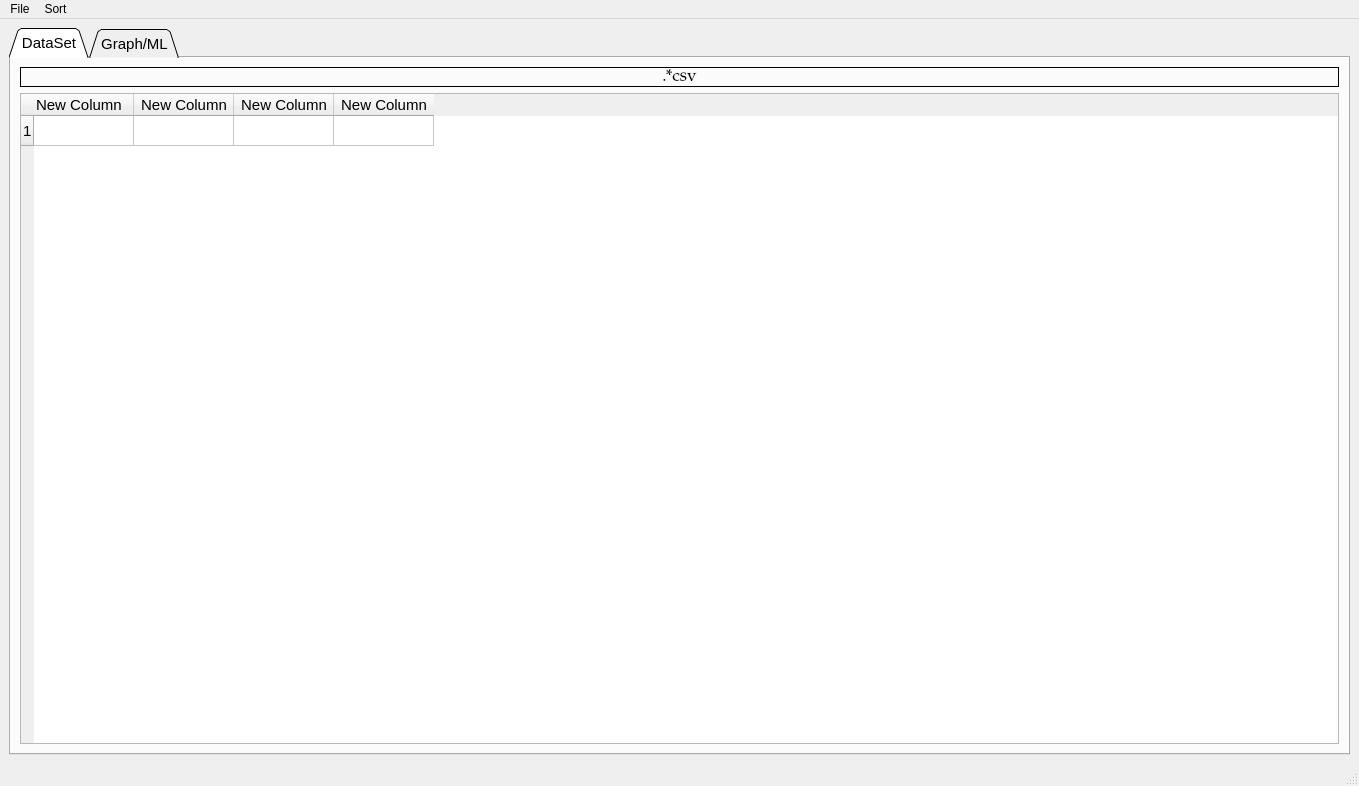
<?xml version="1.0" encoding="UTF-8"?>
<ui version="4.0">
 <class>MainWindow</class>
 <widget class="QMainWindow" name="MainWindow">
  <property name="windowModality">
   <enum>Qt::NonModal</enum>
  </property>
  <property name="geometry">
   <rect>
    <x>0</x>
    <y>0</y>
    <width>1359</width>
    <height>786</height>
   </rect>
  </property>
  <property name="sizePolicy">
   <sizepolicy hsizetype="MinimumExpanding" vsizetype="Preferred">
    <horstretch>0</horstretch>
    <verstretch>0</verstretch>
   </sizepolicy>
  </property>
  <property name="minimumSize">
   <size>
    <width>1300</width>
    <height>723</height>
   </size>
  </property>
  <property name="windowTitle">
   <string>Supervised Machine Learning</string>
  </property>
  <property name="windowIcon">
   <iconset>
    <normaloff>Images/ML.ico</normaloff>Images/ML.ico</iconset>
  </property>
  <widget class="QWidget" name="centralwidget">
   <property name="enabled">
    <bool>true</bool>
   </property>
   <layout class="QVBoxLayout" name="verticalLayout_5">
    <item>
     <widget class="QTabWidget" name="Datatabs">
      <property name="enabled">
       <bool>true</bool>
      </property>
      <property name="font">
       <font>
        <family>MS Shell Dlg 2</family>
        <pointsize>11</pointsize>
       </font>
      </property>
      <property name="styleSheet">
       <string notr="true"/>
      </property>
      <property name="tabPosition">
       <enum>QTabWidget::North</enum>
      </property>
      <property name="tabShape">
       <enum>QTabWidget::Triangular</enum>
      </property>
      <property name="currentIndex">
       <number>0</number>
      </property>
      <property name="iconSize">
       <size>
        <width>20</width>
        <height>20</height>
       </size>
      </property>
      <property name="elideMode">
       <enum>Qt::ElideNone</enum>
      </property>
      <widget class="QWidget" name="DataSet">
       <property name="enabled">
        <bool>true</bool>
       </property>
       <property name="font">
        <font>
         <pointsize>11</pointsize>
        </font>
       </property>
       <attribute name="title">
        <string>DataSet</string>
       </attribute>
       <layout class="QVBoxLayout" name="verticalLayout_3">
        <item>
         <layout class="QVBoxLayout" name="verticalLayout">
          <item>
           <widget class="QLabel" name="Datasetname">
            <property name="font">
             <font>
              <family>Palatino Linotype</family>
              <pointsize>13</pointsize>
              <weight>50</weight>
              <bold>false</bold>
              <underline>false</underline>
             </font>
            </property>
            <property name="whatsThis">
             <string extracomment="Name Data Set Loaded"/>
            </property>
            <property name="frameShape">
             <enum>QFrame::Panel</enum>
            </property>
            <property name="text">
             <string>.*csv</string>
            </property>
            <property name="alignment">
             <set>Qt::AlignCenter</set>
            </property>
           </widget>
          </item>
          <item>
           <widget class="QTableWidget" name="Datatable">
            <property name="enabled">
             <bool>true</bool>
            </property>
            <property name="font">
             <font>
              <family>MS Shell Dlg 2</family>
              <pointsize>11</pointsize>
             </font>
            </property>
            <property name="sizeAdjustPolicy">
             <enum>QAbstractScrollArea::AdjustToContents</enum>
            </property>
            <property name="editTriggers">
             <set>QAbstractItemView::NoEditTriggers</set>
            </property>
            <property name="tabKeyNavigation">
             <bool>false</bool>
            </property>
            <property name="showDropIndicator" stdset="0">
             <bool>false</bool>
            </property>
            <property name="dragDropOverwriteMode">
             <bool>true</bool>
            </property>
            <property name="alternatingRowColors">
             <bool>false</bool>
            </property>
            <row>
             <property name="text">
              <string>1</string>
             </property>
            </row>
            <column>
             <property name="text">
              <string>New Column</string>
             </property>
             <property name="textAlignment">
              <set>AlignJustify|AlignVCenter</set>
             </property>
            </column>
            <column>
             <property name="text">
              <string>New Column</string>
             </property>
            </column>
            <column>
             <property name="text">
              <string>New Column</string>
             </property>
            </column>
            <column>
             <property name="text">
              <string>New Column</string>
             </property>
            </column>
            <item row="0" column="0">
             <property name="text">
              <string/>
             </property>
             <property name="textAlignment">
              <set>AlignJustify|AlignVCenter</set>
             </property>
            </item>
            <item row="0" column="2">
             <property name="text">
              <string/>
             </property>
            </item>
            <item row="0" column="3">
             <property name="text">
              <string/>
             </property>
             <property name="textAlignment">
              <set>AlignJustify|AlignVCenter</set>
             </property>
            </item>
           </widget>
          </item>
         </layout>
        </item>
       </layout>
      </widget>
      <widget class="QWidget" name="tab">
       <attribute name="title">
        <string>Graph/ML</string>
       </attribute>
       <layout class="QVBoxLayout" name="verticalLayout_2">
        <item>
         <widget class="QLabel" name="label_4">
          <property name="sizePolicy">
           <sizepolicy hsizetype="Preferred" vsizetype="Fixed">
            <horstretch>0</horstretch>
            <verstretch>0</verstretch>
           </sizepolicy>
          </property>
          <property name="font">
           <font>
            <family>Palatino Linotype</family>
            <pointsize>14</pointsize>
            <weight>50</weight>
            <bold>false</bold>
           </font>
          </property>
          <property name="frameShape">
           <enum>QFrame::Box</enum>
          </property>
          <property name="text">
           <string>Graphs</string>
          </property>
          <property name="alignment">
           <set>Qt::AlignCenter</set>
          </property>
         </widget>
        </item>
        <item>
         <widget class="QWidget" name="Graphwidget" native="true">
          <property name="sizePolicy">
           <sizepolicy hsizetype="Preferred" vsizetype="Fixed">
            <horstretch>0</horstretch>
            <verstretch>0</verstretch>
           </sizepolicy>
          </property>
          <layout class="QGridLayout" name="gridLayout_4">
           <item row="3" column="2">
            <widget class="QLineEdit" name="Hueplot">
             <property name="sizePolicy">
              <sizepolicy hsizetype="Minimum" vsizetype="Fixed">
               <horstretch>0</horstretch>
               <verstretch>0</verstretch>
              </sizepolicy>
             </property>
             <property name="font">
              <font>
               <pointsize>11</pointsize>
              </font>
             </property>
             <property name="alignment">
              <set>Qt::AlignCenter</set>
             </property>
            </widget>
           </item>
           <item row="1" column="2">
            <widget class="QLabel" name="label_3">
             <property name="font">
              <font>
               <pointsize>11</pointsize>
              </font>
             </property>
             <property name="frameShape">
              <enum>QFrame::Box</enum>
             </property>
             <property name="text">
              <string>Hue</string>
             </property>
             <property name="alignment">
              <set>Qt::AlignCenter</set>
             </property>
            </widget>
           </item>
           <item row="3" column="0">
            <widget class="QLineEdit" name="Xplot">
             <property name="sizePolicy">
              <sizepolicy hsizetype="Minimum" vsizetype="Fixed">
               <horstretch>0</horstretch>
               <verstretch>0</verstretch>
              </sizepolicy>
             </property>
             <property name="font">
              <font>
               <pointsize>11</pointsize>
              </font>
             </property>
             <property name="alignment">
              <set>Qt::AlignCenter</set>
             </property>
            </widget>
           </item>
           <item row="2" column="0">
            <widget class="QListWidget" name="Xlist">
             <property name="font">
              <font>
               <family>MS Shell Dlg 2</family>
               <pointsize>11</pointsize>
              </font>
             </property>
            </widget>
           </item>
           <item row="2" column="2">
            <widget class="QListWidget" name="Huelist">
             <property name="font">
              <font>
               <family>MS Shell Dlg 2</family>
               <pointsize>11</pointsize>
              </font>
             </property>
            </widget>
           </item>
           <item row="2" column="1">
            <widget class="QListWidget" name="Ylist">
             <property name="font">
              <font>
               <family>MS Shell Dlg 2</family>
               <pointsize>11</pointsize>
              </font>
             </property>
            </widget>
           </item>
           <item row="1" column="1">
            <widget class="QLabel" name="label_2">
             <property name="font">
              <font>
               <pointsize>11</pointsize>
              </font>
             </property>
             <property name="frameShape">
              <enum>QFrame::Box</enum>
             </property>
             <property name="text">
              <string>Y-Axis</string>
             </property>
             <property name="alignment">
              <set>Qt::AlignCenter</set>
             </property>
            </widget>
           </item>
           <item row="3" column="1">
            <widget class="QLineEdit" name="Yplot">
             <property name="font">
              <font>
               <pointsize>11</pointsize>
              </font>
             </property>
            </widget>
           </item>
           <item row="1" column="0">
            <widget class="QLabel" name="label">
             <property name="font">
              <font>
               <pointsize>11</pointsize>
              </font>
             </property>
             <property name="frameShape">
              <enum>QFrame::Box</enum>
             </property>
             <property name="text">
              <string>X-Axis</string>
             </property>
             <property name="alignment">
              <set>Qt::AlignCenter</set>
             </property>
            </widget>
           </item>
           <item row="1" column="3">
            <widget class="QLabel" name="label_9">
             <property name="font">
              <font>
               <pointsize>11</pointsize>
              </font>
             </property>
             <property name="frameShape">
              <enum>QFrame::Box</enum>
             </property>
             <property name="text">
              <string>Availabe Graphs</string>
             </property>
             <property name="alignment">
              <set>Qt::AlignCenter</set>
             </property>
            </widget>
           </item>
           <item row="2" column="3" rowspan="2">
            <widget class="QFrame" name="frame">
             <property name="sizePolicy">
              <sizepolicy hsizetype="Fixed" vsizetype="Preferred">
               <horstretch>0</horstretch>
               <verstretch>0</verstretch>
              </sizepolicy>
             </property>
             <property name="minimumSize">
              <size>
               <width>210</width>
               <height>212</height>
              </size>
             </property>
             <property name="frameShape">
              <enum>QFrame::Box</enum>
             </property>
             <property name="frameShadow">
              <enum>QFrame::Raised</enum>
             </property>
             <property name="lineWidth">
              <number>3</number>
             </property>
             <layout class="QGridLayout" name="gridLayout">
              <item row="0" column="0">
               <widget class="QRadioButton" name="Linebtn">
                <property name="font">
                 <font>
                  <pointsize>12</pointsize>
                 </font>
                </property>
                <property name="text">
                 <string>Line</string>
                </property>
               </widget>
              </item>
              <item row="0" column="1">
               <widget class="QRadioButton" name="Histobtn">
                <property name="font">
                 <font>
                  <pointsize>12</pointsize>
                 </font>
                </property>
                <property name="text">
                 <string>Histogram</string>
                </property>
               </widget>
              </item>
              <item row="1" column="0">
               <widget class="QRadioButton" name="Scatterbtn">
                <property name="font">
                 <font>
                  <pointsize>12</pointsize>
                 </font>
                </property>
                <property name="text">
                 <string>Scatter</string>
                </property>
               </widget>
              </item>
              <item row="1" column="1">
               <widget class="QRadioButton" name="Barbtn">
                <property name="font">
                 <font>
                  <pointsize>12</pointsize>
                 </font>
                </property>
                <property name="text">
                 <string>Bar</string>
                </property>
               </widget>
              </item>
              <item row="2" column="0">
               <widget class="QRadioButton" name="HBarbtn">
                <property name="font">
                 <font>
                  <pointsize>12</pointsize>
                 </font>
                </property>
                <property name="text">
                 <string>Horizontal Bar</string>
                </property>
               </widget>
              </item>
              <item row="2" column="1">
               <widget class="QRadioButton" name="Countbtn">
                <property name="font">
                 <font>
                  <pointsize>12</pointsize>
                 </font>
                </property>
                <property name="text">
                 <string>Count</string>
                </property>
               </widget>
              </item>
              <item row="3" column="0" colspan="2">
               <widget class="QPushButton" name="Generate">
                <property name="font">
                 <font>
                  <pointsize>11</pointsize>
                 </font>
                </property>
                <property name="styleSheet">
                 <string notr="true">background-color:rgb(0, 255, 0);
color: rgb(255, 255, 255);</string>
                </property>
                <property name="text">
                 <string>Generate Graph</string>
                </property>
               </widget>
              </item>
              <item row="4" column="0" colspan="2">
               <widget class="QPushButton" name="ClearandClose">
                <property name="font">
                 <font>
                  <pointsize>11</pointsize>
                 </font>
                </property>
                <property name="styleSheet">
                 <string notr="true">QPushButton{
background-color: rgb(255, 71, 71);
	color: rgb(225, 225, 225);
}
</string>
                </property>
                <property name="text">
                 <string>Clear and Close</string>
                </property>
               </widget>
              </item>
             </layout>
            </widget>
           </item>
          </layout>
         </widget>
        </item>
        <item>
         <widget class="QLabel" name="label_11">
          <property name="sizePolicy">
           <sizepolicy hsizetype="Preferred" vsizetype="Fixed">
            <horstretch>0</horstretch>
            <verstretch>0</verstretch>
           </sizepolicy>
          </property>
          <property name="font">
           <font>
            <family>Palatino Linotype</family>
            <pointsize>14</pointsize>
            <weight>50</weight>
            <bold>false</bold>
           </font>
          </property>
          <property name="frameShape">
           <enum>QFrame::Box</enum>
          </property>
          <property name="text">
           <string>Machine Learning</string>
          </property>
          <property name="alignment">
           <set>Qt::AlignCenter</set>
          </property>
         </widget>
        </item>
        <item>
         <widget class="QWidget" name="MachineLearning" native="true">
          <layout class="QHBoxLayout" name="horizontalLayout_2">
           <item>
            <layout class="QHBoxLayout" name="horizontalLayout">
             <item>
              <widget class="QFrame" name="frame">
               <property name="sizePolicy">
                <sizepolicy hsizetype="Expanding" vsizetype="Expanding">
                 <horstretch>0</horstretch>
                 <verstretch>0</verstretch>
                </sizepolicy>
               </property>
               <property name="minimumSize">
                <size>
                 <width>307</width>
                 <height>273</height>
                </size>
               </property>
               <property name="frameShape">
                <enum>QFrame::Box</enum>
               </property>
               <property name="frameShadow">
                <enum>QFrame::Raised</enum>
               </property>
               <property name="lineWidth">
                <number>3</number>
               </property>
               <layout class="QVBoxLayout" name="verticalLayout_4">
                <item>
                 <widget class="QTableWidget" name="DesciptionTable">
                  <row>
                   <property name="text">
                    <string>Count</string>
                   </property>
                  </row>
                  <row>
                   <property name="text">
                    <string>Mean</string>
                   </property>
                  </row>
                  <row>
                   <property name="text">
                    <string>Std</string>
                   </property>
                  </row>
                  <row>
                   <property name="text">
                    <string>Min</string>
                   </property>
                  </row>
                  <row>
                   <property name="text">
                    <string>25%</string>
                   </property>
                  </row>
                  <row>
                   <property name="text">
                    <string>50%</string>
                   </property>
                  </row>
                  <row>
                   <property name="text">
                    <string>75%</string>
                   </property>
                  </row>
                  <row>
                   <property name="text">
                    <string>Max</string>
                   </property>
                  </row>
                 </widget>
                </item>
               </layout>
              </widget>
             </item>
             <item>
              <widget class="QFrame" name="frame_2">
               <property name="sizePolicy">
                <sizepolicy hsizetype="Expanding" vsizetype="Expanding">
                 <horstretch>0</horstretch>
                 <verstretch>0</verstretch>
                </sizepolicy>
               </property>
               <property name="frameShape">
                <enum>QFrame::Box</enum>
               </property>
               <property name="frameShadow">
                <enum>QFrame::Raised</enum>
               </property>
               <property name="lineWidth">
                <number>3</number>
               </property>
               <layout class="QGridLayout" name="gridLayout_2">
                <item row="4" column="0" colspan="5">
                 <widget class="QListWidget" name="COLlist">
                  <property name="font">
                   <font>
                    <family>MS Shell Dlg 2</family>
                    <pointsize>10</pointsize>
                   </font>
                  </property>
                 </widget>
                </item>
                <item row="5" column="1" colspan="3">
                 <widget class="QLineEdit" name="lineEdit">
                  <property name="font">
                   <font>
                    <family>MS Shell Dlg 2</family>
                    <pointsize>11</pointsize>
                   </font>
                  </property>
                 </widget>
                </item>
                <item row="7" column="2">
                 <spacer name="horizontalSpacer_3">
                  <property name="orientation">
                   <enum>Qt::Horizontal</enum>
                  </property>
                  <property name="sizeHint" stdset="0">
                   <size>
                    <width>40</width>
                    <height>20</height>
                   </size>
                  </property>
                 </spacer>
                </item>
                <item row="2" column="1" colspan="4">
                 <spacer name="horizontalSpacer_2">
                  <property name="orientation">
                   <enum>Qt::Horizontal</enum>
                  </property>
                  <property name="sizeHint" stdset="0">
                   <size>
                    <width>61</width>
                    <height>20</height>
                   </size>
                  </property>
                 </spacer>
                </item>
                <item row="1" column="0" colspan="5">
                 <widget class="QRadioButton" name="meanbtn">
                  <property name="enabled">
                   <bool>true</bool>
                  </property>
                  <property name="sizePolicy">
                   <sizepolicy hsizetype="Expanding" vsizetype="Fixed">
                    <horstretch>0</horstretch>
                    <verstretch>0</verstretch>
                   </sizepolicy>
                  </property>
                  <property name="font">
                   <font>
                    <family>MS Shell Dlg 2</family>
                    <pointsize>11</pointsize>
                    <weight>50</weight>
                    <bold>false</bold>
                   </font>
                  </property>
                  <property name="text">
                   <string>Replace 'nan' values with calculated mean</string>
                  </property>
                 </widget>
                </item>
                <item row="2" column="0">
                 <widget class="QPushButton" name="COLbtn">
                  <property name="sizePolicy">
                   <sizepolicy hsizetype="Fixed" vsizetype="Fixed">
                    <horstretch>0</horstretch>
                    <verstretch>0</verstretch>
                   </sizepolicy>
                  </property>
                  <property name="minimumSize">
                   <size>
                    <width>190</width>
                    <height>0</height>
                   </size>
                  </property>
                  <property name="font">
                   <font>
                    <pointsize>11</pointsize>
                   </font>
                  </property>
                  <property name="styleSheet">
                   <string notr="true">background-color: rgb(85, 170, 255);
color: rgb(255, 255, 255);
</string>
                  </property>
                  <property name="text">
                   <string>Choose Columns For Model</string>
                  </property>
                 </widget>
                </item>
                <item row="7" column="0">
                 <widget class="QPushButton" name="Done">
                  <property name="enabled">
                   <bool>false</bool>
                  </property>
                  <property name="font">
                   <font>
                    <family>MS Shell Dlg 2</family>
                    <pointsize>11</pointsize>
                   </font>
                  </property>
                  <property name="styleSheet">
                   <string notr="true">background-color: rgb(85, 170, 255);
color: rgb(255, 255, 255);</string>
                  </property>
                  <property name="text">
                   <string>Create Model</string>
                  </property>
                 </widget>
                </item>
                <item row="0" column="0" colspan="4">
                 <widget class="QRadioButton" name="nanbtn">
                  <property name="enabled">
                   <bool>true</bool>
                  </property>
                  <property name="sizePolicy">
                   <sizepolicy hsizetype="Expanding" vsizetype="Fixed">
                    <horstretch>0</horstretch>
                    <verstretch>0</verstretch>
                   </sizepolicy>
                  </property>
                  <property name="font">
                   <font>
                    <pointsize>11</pointsize>
                   </font>
                  </property>
                  <property name="text">
                   <string>Remove Rows containing 'nan' values</string>
                  </property>
                 </widget>
                </item>
                <item row="5" column="0">
                 <widget class="QPushButton" name="encodebtn">
                  <property name="enabled">
                   <bool>false</bool>
                  </property>
                  <property name="sizePolicy">
                   <sizepolicy hsizetype="Expanding" vsizetype="Fixed">
                    <horstretch>0</horstretch>
                    <verstretch>0</verstretch>
                   </sizepolicy>
                  </property>
                  <property name="font">
                   <font>
                    <family>MS Shell Dlg 2</family>
                    <pointsize>11</pointsize>
                   </font>
                  </property>
                  <property name="styleSheet">
                   <string notr="true">background-color: rgb(85, 170, 255);
color: rgb(255, 255, 255);</string>
                  </property>
                  <property name="text">
                   <string>Encode Categorial Values</string>
                  </property>
                 </widget>
                </item>
               </layout>
              </widget>
             </item>
             <item>
              <widget class="QFrame" name="frame_3">
               <property name="enabled">
                <bool>false</bool>
               </property>
               <property name="sizePolicy">
                <sizepolicy hsizetype="Expanding" vsizetype="Expanding">
                 <horstretch>0</horstretch>
                 <verstretch>0</verstretch>
                </sizepolicy>
               </property>
               <property name="minimumSize">
                <size>
                 <width>0</width>
                 <height>0</height>
                </size>
               </property>
               <property name="frameShape">
                <enum>QFrame::Box</enum>
               </property>
               <property name="frameShadow">
                <enum>QFrame::Raised</enum>
               </property>
               <property name="lineWidth">
                <number>3</number>
               </property>
               <layout class="QGridLayout" name="gridLayout_3">
                <item row="4" column="1" colspan="2">
                 <widget class="QPushButton" name="Reset">
                  <property name="font">
                   <font>
                    <pointsize>11</pointsize>
                   </font>
                  </property>
                  <property name="styleSheet">
                   <string notr="true">QPushButton{
background-color: rgb(255, 71, 71);
	color: rgb(225, 225, 225);
}
</string>
                  </property>
                  <property name="text">
                   <string>Reset</string>
                  </property>
                 </widget>
                </item>
                <item row="6" column="1" colspan="2">
                 <widget class="QLineEdit" name="Result">
                  <property name="sizePolicy">
                   <sizepolicy hsizetype="Minimum" vsizetype="Minimum">
                    <horstretch>0</horstretch>
                    <verstretch>0</verstretch>
                   </sizepolicy>
                  </property>
                  <property name="font">
                   <font>
                    <pointsize>11</pointsize>
                   </font>
                  </property>
                  <property name="styleSheet">
                   <string notr="true"/>
                  </property>
                 </widget>
                </item>
                <item row="4" column="0">
                 <widget class="QPushButton" name="showtable">
                  <property name="font">
                   <font>
                    <family>MS Shell Dlg 2</family>
                    <pointsize>11</pointsize>
                   </font>
                  </property>
                  <property name="styleSheet">
                   <string notr="true">background-color: rgb(85, 170, 255);
color: rgb(255, 255, 255);</string>
                  </property>
                  <property name="text">
                   <string>Show new Table</string>
                  </property>
                 </widget>
                </item>
                <item row="5" column="0">
                 <widget class="QPushButton" name="Predictbtn">
                  <property name="enabled">
                   <bool>false</bool>
                  </property>
                  <property name="minimumSize">
                   <size>
                    <width>0</width>
                    <height>40</height>
                   </size>
                  </property>
                  <property name="font">
                   <font>
                    <family>MS Shell Dlg 2</family>
                    <pointsize>11</pointsize>
                   </font>
                  </property>
                  <property name="styleSheet">
                   <string notr="true">background-color:rgb(0, 255, 0);
color: rgb(255, 255, 255);</string>
                  </property>
                  <property name="text">
                   <string>Predict Values</string>
                  </property>
                 </widget>
                </item>
                <item row="6" column="0">
                 <widget class="QLineEdit" name="pretext">
                  <property name="font">
                   <font>
                    <pointsize>11</pointsize>
                   </font>
                  </property>
                 </widget>
                </item>
                <item row="5" column="1" colspan="2">
                 <widget class="QLabel" name="label_8">
                  <property name="font">
                   <font>
                    <pointsize>11</pointsize>
                   </font>
                  </property>
                  <property name="text">
                   <string>Result</string>
                  </property>
                  <property name="alignment">
                   <set>Qt::AlignCenter</set>
                  </property>
                 </widget>
                </item>
                <item row="1" column="0">
                 <widget class="QLabel" name="label_6">
                  <property name="font">
                   <font>
                    <pointsize>11</pointsize>
                   </font>
                  </property>
                  <property name="frameShape">
                   <enum>QFrame::NoFrame</enum>
                  </property>
                  <property name="text">
                   <string>Percentage for data to be trained</string>
                  </property>
                 </widget>
                </item>
                <item row="1" column="1">
                 <spacer name="horizontalSpacer_8">
                  <property name="orientation">
                   <enum>Qt::Horizontal</enum>
                  </property>
                  <property name="sizeHint" stdset="0">
                   <size>
                    <width>40</width>
                    <height>20</height>
                   </size>
                  </property>
                 </spacer>
                </item>
                <item row="0" column="1" colspan="2">
                 <widget class="QComboBox" name="comboBox">
                  <property name="font">
                   <font>
                    <pointsize>11</pointsize>
                   </font>
                  </property>
                  <item>
                   <property name="text">
                    <string>Logistic Regression</string>
                   </property>
                  </item>
                  <item>
                   <property name="text">
                    <string>Linear Regression</string>
                   </property>
                  </item>
                  <item>
                   <property name="text">
                    <string>Support Vector Machine</string>
                   </property>
                  </item>
                 </widget>
                </item>
                <item row="1" column="2">
                 <widget class="QLineEdit" name="linepercent">
                  <property name="enabled">
                   <bool>false</bool>
                  </property>
                  <property name="font">
                   <font>
                    <pointsize>11</pointsize>
                   </font>
                  </property>
                  <property name="inputMethodHints">
                   <set>Qt::ImhDigitsOnly</set>
                  </property>
                  <property name="text">
                   <string/>
                  </property>
                 </widget>
                </item>
                <item row="3" column="0">
                 <widget class="QLabel" name="label_5">
                  <property name="sizePolicy">
                   <sizepolicy hsizetype="Minimum" vsizetype="Fixed">
                    <horstretch>0</horstretch>
                    <verstretch>0</verstretch>
                   </sizepolicy>
                  </property>
                  <property name="font">
                   <font>
                    <pointsize>14</pointsize>
                    <weight>75</weight>
                    <bold>true</bold>
                   </font>
                  </property>
                  <property name="frameShape">
                   <enum>QFrame::NoFrame</enum>
                  </property>
                  <property name="text">
                   <string>Accuracy</string>
                  </property>
                  <property name="alignment">
                   <set>Qt::AlignCenter</set>
                  </property>
                 </widget>
                </item>
                <item row="2" column="1" colspan="2">
                 <widget class="QPushButton" name="Train">
                  <property name="enabled">
                   <bool>false</bool>
                  </property>
                  <property name="sizePolicy">
                   <sizepolicy hsizetype="Expanding" vsizetype="Fixed">
                    <horstretch>0</horstretch>
                    <verstretch>0</verstretch>
                   </sizepolicy>
                  </property>
                  <property name="minimumSize">
                   <size>
                    <width>100</width>
                    <height>0</height>
                   </size>
                  </property>
                  <property name="font">
                   <font>
                    <pointsize>11</pointsize>
                   </font>
                  </property>
                  <property name="styleSheet">
                   <string notr="true">background-color: rgb(85, 170, 255);
color: rgb(255, 255, 255);</string>
                  </property>
                  <property name="text">
                   <string>Train Model</string>
                  </property>
                 </widget>
                </item>
                <item row="3" column="1">
                 <spacer name="horizontalSpacer_7">
                  <property name="orientation">
                   <enum>Qt::Horizontal</enum>
                  </property>
                  <property name="sizeType">
                   <enum>QSizePolicy::Fixed</enum>
                  </property>
                  <property name="sizeHint" stdset="0">
                   <size>
                    <width>64</width>
                    <height>20</height>
                   </size>
                  </property>
                 </spacer>
                </item>
                <item row="2" column="0">
                 <widget class="QPushButton" name="XYtrain">
                  <property name="sizePolicy">
                   <sizepolicy hsizetype="Minimum" vsizetype="Fixed">
                    <horstretch>0</horstretch>
                    <verstretch>0</verstretch>
                   </sizepolicy>
                  </property>
                  <property name="minimumSize">
                   <size>
                    <width>200</width>
                    <height>0</height>
                   </size>
                  </property>
                  <property name="font">
                   <font>
                    <pointsize>11</pointsize>
                   </font>
                  </property>
                  <property name="styleSheet">
                   <string notr="true">background-color: rgb(85, 170, 255);
color: rgb(255, 255, 255);</string>
                  </property>
                  <property name="text">
                   <string>X-Train / Y-Train</string>
                  </property>
                 </widget>
                </item>
                <item row="3" column="2">
                 <widget class="QLCDNumber" name="Accuracylcd">
                  <property name="sizePolicy">
                   <sizepolicy hsizetype="Minimum" vsizetype="Fixed">
                    <horstretch>0</horstretch>
                    <verstretch>0</verstretch>
                   </sizepolicy>
                  </property>
                  <property name="frameShape">
                   <enum>QFrame::Box</enum>
                  </property>
                  <property name="digitCount">
                   <number>3</number>
                  </property>
                  <property name="segmentStyle">
                   <enum>QLCDNumber::Flat</enum>
                  </property>
                 </widget>
                </item>
                <item row="0" column="0">
                 <widget class="QLabel" name="label_7">
                  <property name="font">
                   <font>
                    <pointsize>11</pointsize>
                   </font>
                  </property>
                  <property name="text">
                   <string>Choose Algorithm</string>
                  </property>
                 </widget>
                </item>
               </layout>
              </widget>
             </item>
            </layout>
           </item>
          </layout>
         </widget>
        </item>
       </layout>
      </widget>
     </widget>
    </item>
   </layout>
  </widget>
  <widget class="QMenuBar" name="menubar">
   <property name="geometry">
    <rect>
     <x>0</x>
     <y>0</y>
     <width>1359</width>
     <height>21</height>
    </rect>
   </property>
   <property name="acceptDrops">
    <bool>false</bool>
   </property>
   <widget class="QMenu" name="menuFile">
    <property name="font">
     <font>
      <pointsize>10</pointsize>
     </font>
    </property>
    <property name="title">
     <string>File</string>
    </property>
    <addaction name="actionNew"/>
    <addaction name="separator"/>
    <addaction name="actionExit"/>
   </widget>
   <widget class="QMenu" name="menuSort">
    <property name="title">
     <string>Sort</string>
    </property>
    <widget class="QMenu" name="menuSort_Columns_Rows">
     <property name="title">
      <string>Sort Columns/Rows</string>
     </property>
     <addaction name="separator"/>
     <addaction name="actionColumns"/>
     <addaction name="separator"/>
     <addaction name="actionRows"/>
    </widget>
    <addaction name="menuSort_Columns_Rows"/>
    <addaction name="separator"/>
    <addaction name="actionReset"/>
   </widget>
   <addaction name="menuFile"/>
   <addaction name="menuSort"/>
  </widget>
  <widget class="QStatusBar" name="statusbar">
   <property name="enabled">
    <bool>false</bool>
   </property>
  </widget>
  <action name="actionNew">
   <property name="icon">
    <iconset>
     <normaloff>Images/new_icon.png</normaloff>Images/new_icon.png</iconset>
   </property>
   <property name="text">
    <string>New</string>
   </property>
   <property name="font">
    <font>
     <pointsize>10</pointsize>
    </font>
   </property>
   <property name="shortcut">
    <string>Ctrl+N</string>
   </property>
   <property name="visible">
    <bool>true</bool>
   </property>
  </action>
  <action name="actionExit">
   <property name="icon">
    <iconset>
     <normaloff>Images/exit_icon.png</normaloff>Images/exit_icon.png</iconset>
   </property>
   <property name="text">
    <string>Exit</string>
   </property>
   <property name="shortcut">
    <string>Ctrl+E</string>
   </property>
   <property name="visible">
    <bool>true</bool>
   </property>
  </action>
  <action name="actionReset">
   <property name="text">
    <string>Reset</string>
   </property>
  </action>
  <action name="actionColumns">
   <property name="text">
    <string>Columns</string>
   </property>
  </action>
  <action name="actionRows">
   <property name="text">
    <string>Rows</string>
   </property>
  </action>
  <action name="actionData_Summary">
   <property name="text">
    <string>Data-Summary</string>
   </property>
  </action>
 </widget>
 <resources/>
 <connections>
  <connection>
   <sender>actionExit</sender>
   <signal>triggered()</signal>
   <receiver>MainWindow</receiver>
   <slot>close()</slot>
   <hints>
    <hint type="sourcelabel">
     <x>-1</x>
     <y>-1</y>
    </hint>
    <hint type="destinationlabel">
     <x>549</x>
     <y>410</y>
    </hint>
   </hints>
  </connection>
 </connections>
</ui>
